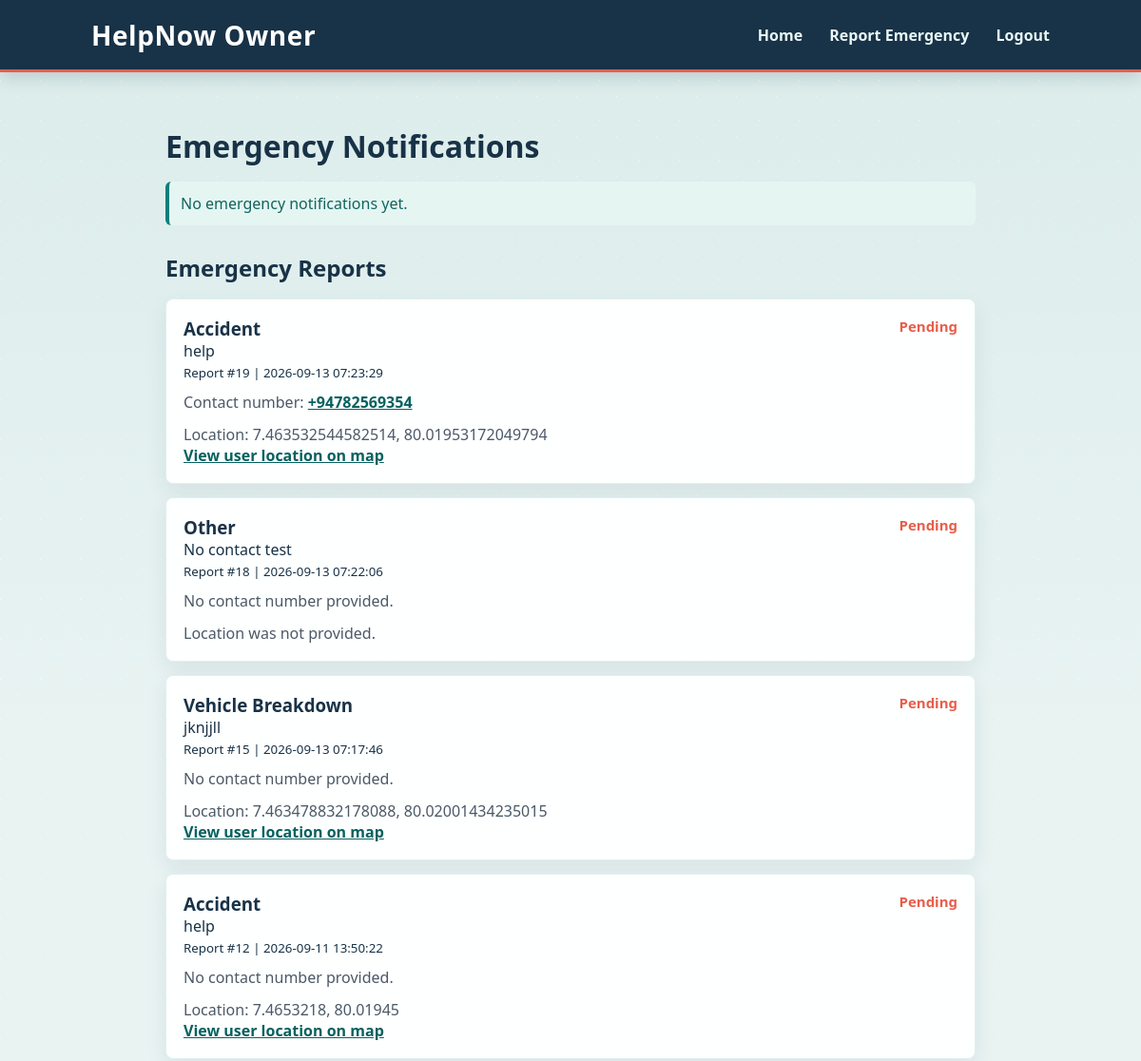
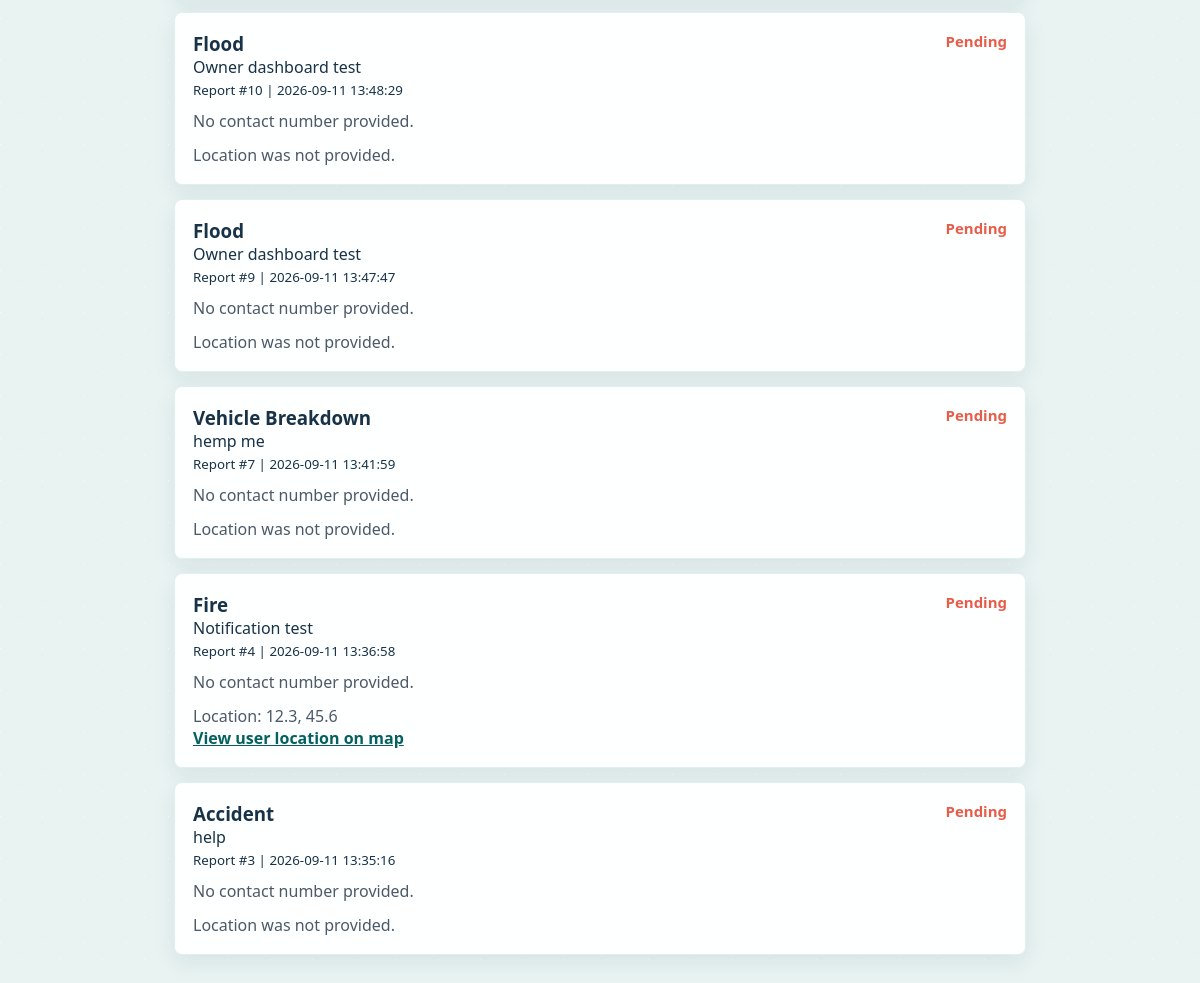
Page /owner (signed in) on the committed database (2 pictures, top to bottom).
### tables this page shows
CREATE TABLE emergency_reports (
    id INTEGER PRIMARY KEY AUTOINCREMENT,
    user_id INTEGER NOT NULL,
    type TEXT NOT NULL,
    description TEXT,
    latitude REAL,
    longitude REAL,
    status TEXT DEFAULT 'pending',
    priority TEXT DEFAULT 'normal',
    created_at TIMESTAMP DEFAULT CURRENT_TIMESTAMP, recipient_phone TEXT,

    FOREIGN KEY (user_id)
    REFERENCES users(id)
);

### app.py (the view)
@app.route("/owner")
def owner_dashboard():
    if session.get("owner_id") is None:
        return redirect(url_for("login", next="owner_dashboard"))
    with get_connection() as connection:
        reports = connection.execute(
            """
            SELECT emergency_reports.*, users.name AS reporter_name
            FROM emergency_reports
            JOIN users ON users.id = emergency_reports.user_id
            ORDER BY emergency_reports.id DESC
            """
        ).fetchall()
        notifications = connection.execute(
            """
            SELECT notifications.message, notifications.created_at
            FROM notifications
            JOIN users ON users.id = notifications.user_id
            WHERE users.email = ?
            ORDER BY notifications.id DESC
            LIMIT 20
            """,
            ("owner",),
        ).fetchall()
    return render_template(
        "owner.html",
        reports=reports,
        notifications=notifications,
    )

### app.py (called while the page is built)
def get_connection():
    connection = sqlite3.connect(DATABASE_PATH)
    connection.row_factory = sqlite3.Row
    return connection

### templates/owner.html (shortened to what this page needs)
<!DOCTYPE html>
<html lang="en">
<head>
    <link rel="stylesheet" href="{{ url_for('static', filename='css/style.css') }}">
</head>
<body>
    <nav class="navbar">
        <div class="logo">HelpNow Owner</div>
        <div class="nav-links">
            <a href="{{ url_for('home') }}">Home</a>
            <a href="{{ url_for('report') }}">Report Emergency</a>
            <a href="{{ url_for('logout') }}">Logout</a>
        </div>
    </nav>
    <main class="dashboard-section">
        <h1>Emergency Notifications</h1>
        {% for notification in notifications %}
        <p class="form-message warning">{{ notification.message }}<br><small>{{ notification.created_at }}</small></p>
        {% else %}
        <p class="form-message success">No emergency notifications yet.</p>
        {% endfor %}
        <h2>Emergency Reports</h2>
        <div class="report-list">
            {% for report in reports %}
            <article class="report-item">
                <h3>{{ report.type }} <span>{{ report.status|capitalize }}</span></h3>
                <p>{{ report.description }}</p>
                <small>Report #{{ report.id }} | {{ report.created_at }}</small>
                {% if report.recipient_phone %}
                <p class="contact-details">Contact number: <a href="tel:{{ report.recipient_phone }}">{{ report.recipient_phone }}</a></p>
                {% else %}
                <p class="contact-details">No contact number provided.</p>
                {% endif %}
                {% if report.latitude is not none and report.longitude is not none %}
                <p class="location-details">
                    Location: {{ report.latitude }}, {{ report.longitude }}<br>
                    <a href="https://www.google.com/maps/search/?api=1&query={{ report.latitude }},{{ report.longitude }}" target="_blank" rel="noopener">View user location on map</a>
                </p>
                {% else %}
                <p class="location-details">Location was not provided.</p>
                {% endif %}
            </article>
            {% else %}
            <p>No reports yet.</p>
            {% endfor %}
        </div>
    </main>
</body>
</html>

### static/css/style.css (style rules this page uses)
:root { --ink: #183247; --muted: #607383; --paper: #ffffff; --mist: #eef7f6; --teal: #087f7a; --teal-dark: #05615f; --coral: #e85d4a; --line: #d5e4e5; --shadow: 0 16px 40px rgba(24, 50, 71, 0.11); }
* { margin: 0; padding: 0; box-sizing: border-box; }
body { min-height: 100vh; color: var(--ink); font-family: "Trebuchet MS", "Segoe UI", sans-serif; background-color: #e8f3f2; background-image: linear-gradient(115deg, rgba(255, 255, 255, 0.72) 1px, transparent 1px), linear-gradient(25deg, rgba(255, 255, 255, 0.62) 1px, transparent 1px), linear-gradient(180deg, rgba(8, 127, 122, 0.06), transparent 35%); background-position: 0 0, 18px 18px, 0 0; background-size: 42px 42px, 42px 42px, 100% 100%; }
.navbar { min-height: 76px; background: #183247; display: flex; align-items: center; justify-content: space-between; padding: 0 clamp(20px, 8%, 120px); border-bottom: 3px solid var(--coral); box-shadow: 0 4px 18px rgba(24, 50, 71, 0.2); }
.logo { color: #ffffff; font-size: 28px; font-weight: 800; letter-spacing: 0.02em; }
.nav-links a { text-decoration: none; margin-left: 24px; color: #e9f7f5; font-weight: 700; }
.emergency-section h2, .dashboard-section h1, .dashboard-section h2, .report-section h1 { color: var(--ink); }
.form-message { margin: 16px 0; padding: 12px; border-radius: 6px; }
.form-message.success { background: #e5f6f2; border-left: 4px solid var(--teal); color: #12645f; }
.dashboard-section { max-width: 900px; margin: 56px auto; padding: 0 24px 56px; }
.dashboard-section h2 { margin: 28px 0 16px; }
.report-item { margin-bottom: 14px; padding: 18px; background: rgba(255, 255, 255, 0.96); border: 1px solid rgba(8, 127, 122, 0.12); border-radius: 8px; box-shadow: 0 8px 22px rgba(24, 50, 71, 0.08); }
.report-item h3 { display: flex; justify-content: space-between; gap: 16px; }
.report-item span { color: var(--coral); font-size: 0.8em; }
.location-details { margin-top: 12px; color: #4c5968; }
.location-details a { color: var(--teal-dark); font-weight: bold; }
.contact-details { margin-top: 10px; color: #4c5968; }
.contact-details a { color: var(--teal-dark); font-weight: bold; }

### rows in the picture
emergency_reports: type "Accident", status "Pending", description "help", id "19", created_at "2026-09-13 07:23:29", recipient_phone "+94782569354", latitude "7.463532544582514", longitude "80.01953172049794"
emergency_reports: type "Other", status "Pending", description "No contact test", id "18", created_at "2026-09-13 07:22:06", shows "No contact number provided.", shows "Location was not provided."
emergency_reports: type "Vehicle Breakdown", status "Pending", description "jknjjll", id "15", created_at "2026-09-13 07:17:46", shows "No contact number provided.", latitude "7.463478832178088", longitude "80.02001434235015"
emergency_reports: type "Accident", status "Pending", description "help", id "12", created_at "2026-09-11 13:50:22", shows "No contact number provided.", latitude "7.4653218", longitude "80.01945"
emergency_reports: type "Flood", status "Pending", description "Owner dashboard test", id "10", created_at "2026-09-11 13:48:29", shows "No contact number provided.", shows "Location was not provided."
emergency_reports: type "Flood", status "Pending", description "Owner dashboard test", id "9", created_at "2026-09-11 13:47:47", shows "No contact number provided.", shows "Location was not provided."
emergency_reports: type "Vehicle Breakdown", status "Pending", description "hemp me", id "7", created_at "2026-09-11 13:41:59", shows "No contact number provided.", shows "Location was not provided."
emergency_reports: type "Fire", status "Pending", description "Notification test", id "4", created_at "2026-09-11 13:36:58", shows "No contact number provided.", latitude "12.3", longitude "45.6"
emergency_reports: type "Accident", status "Pending", description "help", id "3", created_at "2026-09-11 13:35:16", shows "No contact number provided.", shows "Location was not provided."
